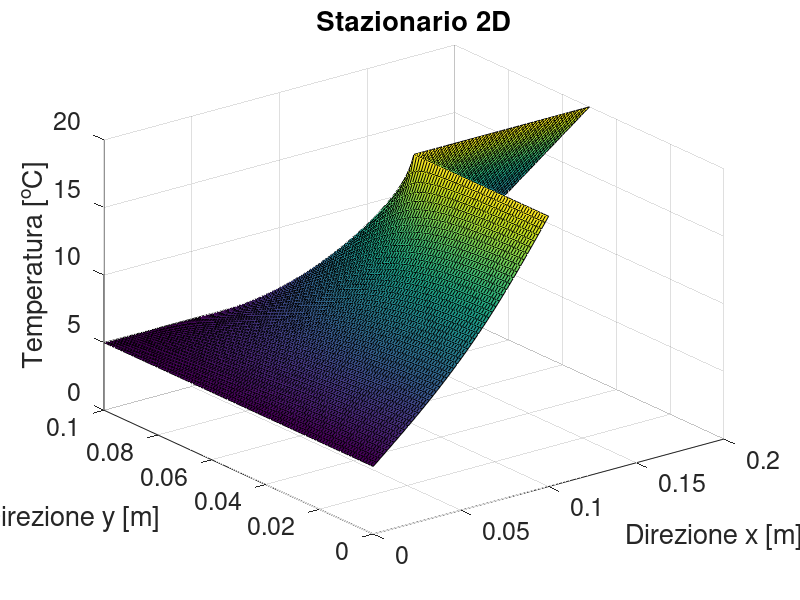

This chart was generated by the following MATLAB code:
clc; clear; close all;
%% dati
% geometrici
Lx1 = .1;
Lx2 = .2;
Ly1 = .05;
Ly2 = .1;

% fisici
Tint = 20;
Text = 5;
cond = 10;

%% griglia
nx2 = 101;
nx1 = ceil(nx2/2);
ny2 = 101;
ny1 = ceil(ny2/2);
ntot = nx1*(ny1-1)+nx2*(ny2-ny1+1);

xvet = linspace(0,Lx2,nx2);
yvet = linspace(0,Ly2,ny2);
dx = xvet(2)-xvet(1);
dy = yvet(2)-yvet(1);

[xmat,ymat] = meshgrid(xvet,yvet);

%% creo il problema
AA = sparse([],[],[],ntot,ntot,5*ntot);
bb = zeros(ntot,1);

% --- center ---
% center block south
for jx = 2:nx1-1
    for jy = 2:ny1
        kk = jx+(jy-1)*nx1;
        AA(kk,kk) = -2*cond*(1/dx^2+1/dy^2);
        if not(jy==ny1)
            AA(kk,kk+nx1) = cond/dy^2; % north
        else
            AA(kk,kk+nx2) = cond/dy^2; % north
        end
        AA(kk,kk-nx1) = cond/dy^2; % south
        AA(kk,kk-1) = cond/dx^2; % west
        AA(kk,kk+1) = cond/dx^2; % east
        % bb(kk) = 0 non ho generazione interna
    end
end

% center block north
for jx = 2:nx2-1
    for jy = ny1+1:ny2-1
        kk = jx+(jy-ny1-1)*nx2+nx1*ny1+nx2-nx1;
        AA(kk,kk) = -2*cond*(1/dx^2+1/dy^2);
        AA(kk,kk+nx2) = cond/dy^2; % north
        AA(kk,kk-nx2) = cond/dy^2; % south
        AA(kk,kk-1) = cond/dx^2; % west
        AA(kk,kk+1) = cond/dx^2; % east
        % bb(kk) = 0 non ho generazione interna
    end
end

% --- condizioni al contorno ---
% north (con north-west and north-east)
for jx = 1:nx2
    kk = nx1*(ny1-1)+nx2*(ny2-ny1)+jx;
    AA(kk,kk) = 1;
    bb(kk) = Text;
end

% south esterno
for jx = 2:nx1-1
    kk = jx;
    AA(kk,kk) = -2*(1/dx^2+1/dy^2);
    AA(kk,kk+nx1) = 2/dy^2; % north
    AA(kk,kk-1) = 1/dx^2; % west
    AA(kk,kk+1) = 1/dx^2; % east
    % bb(kk) = 0 neumann omogeneo
end

% south interno (con nodo centrale and east-center)
for jx = nx1:nx2
    kk = nx1*(ny1-1)+jx;
    %{
    AA(kk,kk) = -2*(1/dx^2+1/dy^2+hh/cond/dy);
    AA(kk,kk+nx2) = 2/dy^2; % north
    AA(kk,kk-1) = 1/dx^2; % west
    AA(kk,kk+1) = 1/dx^2; % east
    bb(kk) = -2*Tint*hh/cond/dy;
    %}
    AA(kk,kk) = 1;
    bb(kk) = Tint;
end

% west (con south-west)
for jy = 1:ny2-1
    if jy<=ny1
        kk = (jy-1)*nx1+1;
    else
        kk = (ny1-1)*nx1+(jy-ny1)*nx2+1;
    end
    AA(kk,kk) = 1;
    bb(kk) = Text;
end

% east esterno
for jy = ny1+1:ny2-1
    kk = nx1*(ny1-1)+(jy-ny1+1)*nx2;
    AA(kk,kk) = -2*(1/dx^2+1/dy^2);
    AA(kk,kk+nx2) = 1/dy^2; % north
    AA(kk,kk-nx2) = 1/dy^2; % south
    AA(kk,kk-1) = 2/dx^2; % west
    % bb(kk) = 0 neumann omogeneo per simmetria
end

% east interno (con south-center)
for jy = 1:ny1-1
    kk = nx1+(jy-1)*nx1;
    AA(kk,kk) = 1;
    bb(kk) = Tint;
end

% --- risolvo ---
TT = AA\bb;

%% reshape
TTmat = zeros(nx2,ny2);
for jx = 1:nx2
    for jy = 1:ny2
        if jx>nx1 && jy<ny1
            TTmat(jx,jy) = nan;
        else
            if jy<ny1
                kk = jx+(jy-1)*nx1;
            else
                kk = jx+(jy-ny1)*nx2+nx1*(ny1-1);
            end
            TTmat(jx,jy) = TT(kk);
        end
    end
end

%% calore disperso
% north
qnorth = (TTmat(1,ny2-1) - TTmat(1,ny2))*cond*dx/(dy/2);
jy = ny2;
for jx = 2:nx2-1
    qnorth = qnorth + (TTmat(jx,jy-1) - TTmat(jx,jy))*cond*dx/dy;
end
qnorth = qnorth + (TTmat(nx2,ny2-1) - TTmat(nx2,ny2))*cond*dx/(dy/2);
fprintf('Il calore disperso a nord vale: %.3f W.\n', qnorth)

% west
qwest = (TTmat(2,1) - TTmat(1,1))*cond*dy/(dx/2);
jx = 1;
for jy = 2:ny2-1
    qwest = qwest + (TTmat(jx+1,jy) - TTmat(jx,jy))*cond*dy/dx;
end
qwest = qwest + (TTmat(jx+1,ny2) - TTmat(jx,ny2))*cond*dy/(dx/2);
fprintf('Il calore disperso a ovest vale: %.3f W.\n', qwest)

fprintf('Calore totale disperso: %.3f W.\n',qnorth+qwest)

%% post production
figure
surf(xmat,ymat,TTmat','facecolor','interp');
xlabel('Direzione x [m]')
ylabel('Direzione y [m]')
zlabel('Temperatura [^oC]')
set(gca,'fontsize',18)
title('Stazionario 2D')